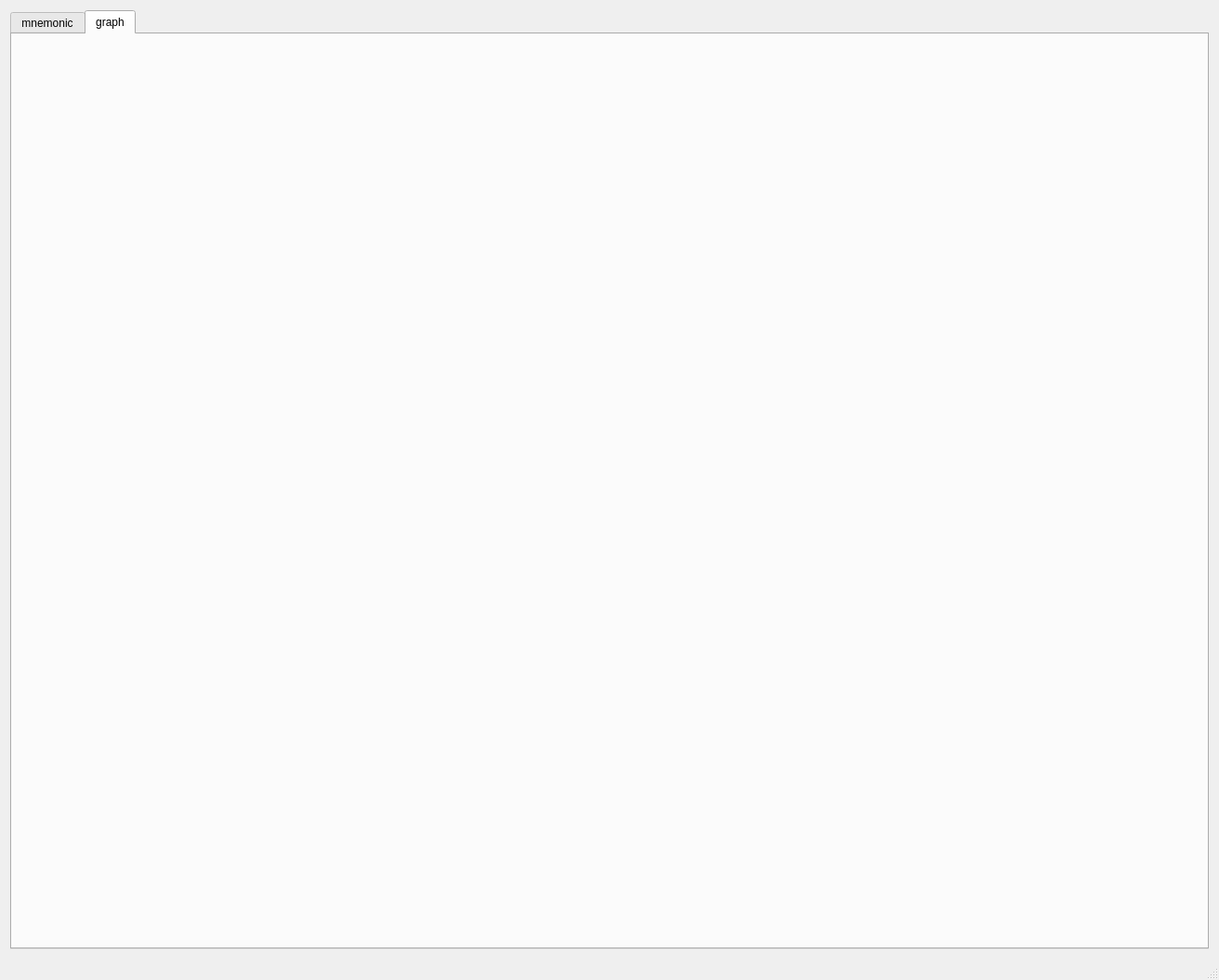
<?xml version="1.0" encoding="UTF-8"?>
<ui version="4.0">
 <class>dbgraphClass</class>
 <widget class="QMainWindow" name="dbgraphClass">
  <property name="geometry">
   <rect>
    <x>0</x>
    <y>0</y>
    <width>1312</width>
    <height>1055</height>
   </rect>
  </property>
  <property name="windowTitle">
   <string>dbgraph</string>
  </property>
  <widget class="QWidget" name="centralWidget">
   <layout class="QGridLayout" name="gridLayout">
    <item row="0" column="0">
     <widget class="QTabWidget" name="dissassembly_tab_widget">
      <property name="currentIndex">
       <number>1</number>
      </property>
      <property name="tabBarAutoHide">
       <bool>true</bool>
      </property>
      <widget class="QWidget" name="mnemonic_tab">
       <attribute name="title">
        <string>mnemonic</string>
       </attribute>
      </widget>
      <widget class="QWidget" name="graph_tab">
       <attribute name="title">
        <string>graph</string>
       </attribute>
      </widget>
     </widget>
    </item>
   </layout>
  </widget>
  <widget class="QStatusBar" name="statusBar"/>
 </widget>
 <layoutdefault spacing="6" margin="11"/>
 <resources>
  <include location="dbgraph.qrc"/>
 </resources>
 <connections/>
</ui>
